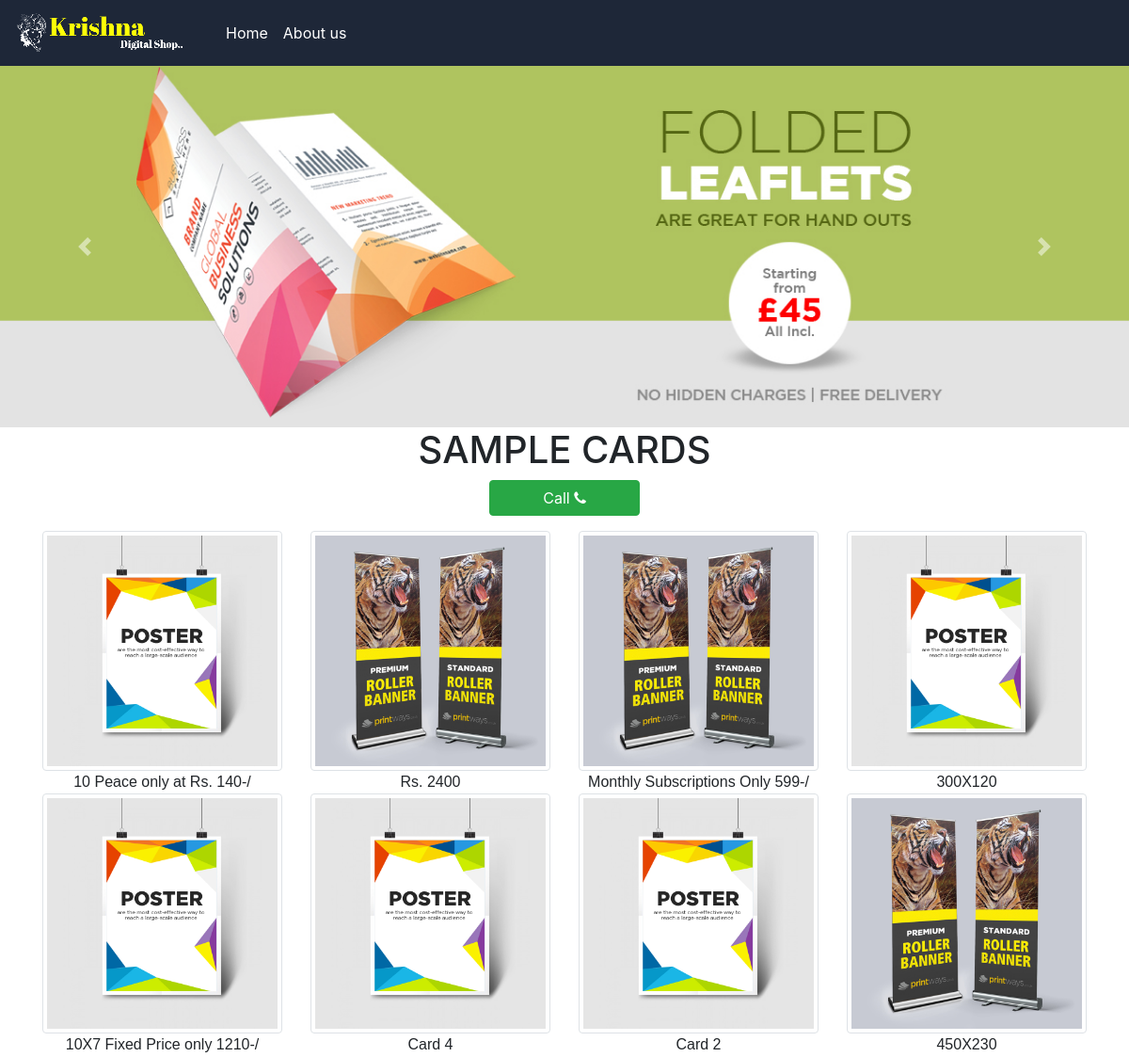
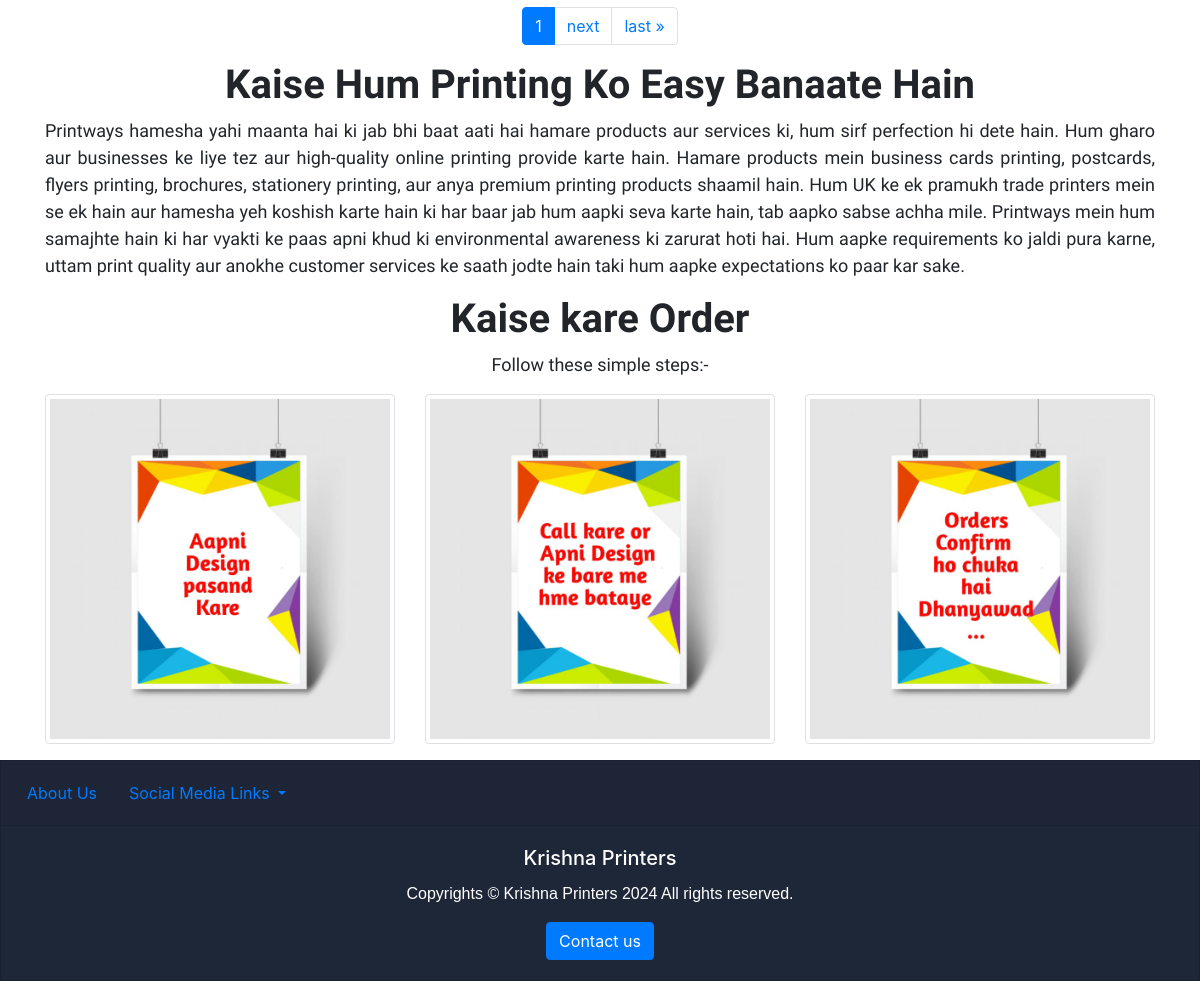
The page / on the database its author committed (2 pictures, top to bottom).
### homeapp/models.py (models this page shows)
class CardProduct(models.Model):
    title=models.CharField(max_length=50)
    image=models.ImageField(upload_to='static/image/card/')

### homeapp/views.py (the view)
# urls.py: 2. Add a URL to urlpatterns:  path('', views.home, name='home')
def home(request):
    cards=CardProduct.objects.all().order_by('?')
    banners=Banner.objects.all()
    paginator =Paginator(cards,8)
    page_number = request.GET.get("page")
    page_obj = paginator .get_page(page_number)
    context={
        'cards':cards,
        'banners':banners,
        'page_obj':page_obj
    }
    return render(request,'homeapp/home.html',context)

### templates/homeapp/home.html (shortened to what this page needs)
{% extends 'homeapp/base.html' %}
{% block bodyblock %}
<div>
    <div id="carouselExampleControls" class="carousel slide" data-ride="carousel">
        <div class="carousel-inner">
            <div class="carousel-item active">
                <img src="/static/image/slider/banner.jpg" class="d-block w-100" alt="banner image">
            </div>
        </div>
        <button class="carousel-control-prev" type="button" data-target="#carouselExampleControls" data-slide="prev">
            <span class="carousel-control-prev-icon" aria-hidden="true"></span>
        </button>
        <button class="carousel-control-next" type="button" data-target="#carouselExampleControls" data-slide="next">
            <span class="carousel-control-next-icon" aria-hidden="true"></span>
        </button>
    </div>
</div>
<div align="center">
    <h1>SAMPLE CARDS</h1>
        <a href="tel:6387217378" class="btn btn-success mb-2 " style="width: 10rem;">Call
            <i class="fa fa-phone"></i>
        </a>
</div>
<div class="container">
    <div class="row my-2">
        {% for card in page_obj %}
        <div class="col-sm-3 ">
            <img src="{{card.image.url}}" class="img-thumbnail" alt="no card">
            <div align="center">
                <p class="card-text ">{{card.title}} </p>
            </div>
        </div>
        {% endfor %}
    </div>
    <nav aria-label="Page navigation example">
        <ul class="pagination justify-content-center">
            <li class="page-item active" aria-current="page">
                <a class="page-link" href="">{{ page_obj.number }}
                </a>
            </li>
            {% if page_obj.has_next %}
            <li class="page-item">
                <a class="page-link" href="?page={{ page_obj.next_page_number }}">next</a>
            </li>
            <li class="page-item">
                <a class="page-link" href="?page={{ page_obj.paginator.num_pages }}">last &raquo;</a>
            </li>
            {% endif %}
        </ul>
    </nav>
</div>
<div class=" container ">
    <h1 style="font-family:'Ubuntu', sans-serif; text-align: center; font-weight: bold;">Kaise Hum Printing Ko Easy Banaate Hain</h1>
    <p style="font-family:'Ubuntu', sans-serif; font-size: 18px; text-align: justify;">
        Printways hamesha yahi maanta hai ki jab bhi baat aati hai hamare
        products aur services ki, hum sirf
        perfection hi dete hain. Hum gharo aur businesses ke liye tez aur high-quality online printing provide karte
        hain. Hamare products mein business cards printing, postcards, flyers printing, brochures, stationery
        printing, aur anya premium printing products shaamil hain. Hum UK ke ek pramukh trade printers mein se ek
        hain aur hamesha yeh koshish karte hain ki har baar jab hum aapki seva karte hain, tab aapko sabse achha
        mile.
        Printways mein hum samajhte hain ki har vyakti ke paas apni khud ki environmental awareness ki zarurat hoti
        hai. Hum aapke requirements ko jaldi pura karne, uttam print quality aur anokhe customer services ke saath
        jodte hain taki hum aapke expectations ko paar kar sake.</p>
</div>
<div class="container">
    <h1 style="font-family:'Ubuntu', sans-serif; text-align: center; font-weight: bold;">Kaise kare Order</h1>
    <p style="font-family:'Ubuntu', sans-serif; font-size: 18px; text-align: center;">
        Follow these simple steps:-
    </p>
    <div class=" row">
        <div class="col-sm-4"> <img src="/static/image/step1.jpeg" class="img-thumbnail" alt=""  ></div>
        <div class="col-sm-4"> <img src="/static/image/step2.jpeg" class="img-thumbnail" alt=""></div>
        <div class="col-sm-4"> <img src="/static/image/step3.jpeg" class="img-thumbnail" alt=""></div>
    </div>
</div>
{% endblock %}

### templates/homeapp/base.html (style rules this page uses)
p { font-family: Verdana, Geneva, Tahoma, sans-serif; }

### rows shown on the page
CardProduct: image (picture), title "10 Peace only at Rs. 140-/"
CardProduct: image (picture), title "Rs. 2400"
CardProduct: image (picture), title "Monthly Subscriptions Only 599-/"
CardProduct: image (picture), title "300X120"
CardProduct: image (picture), title "10X7 Fixed Price only 1210-/"
CardProduct: image (picture), title "Card 4"
CardProduct: image (picture), title "Card 2"
CardProduct: image (picture), title "450X230"

### other values the page prints
{{ page_obj.number }} "1"
